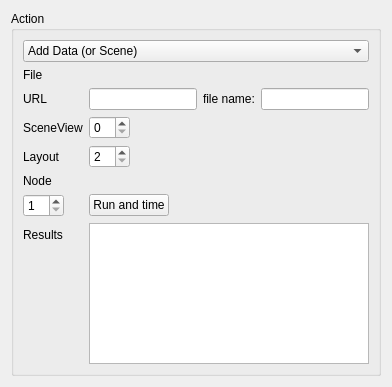
<?xml version="1.0" encoding="UTF-8"?>
<ui version="4.0">
 <class>ScenePerformance</class>
 <widget class="qMRMLWidget" name="ScenePerformance">
  <property name="geometry">
   <rect>
    <x>0</x>
    <y>0</y>
    <width>392</width>
    <height>387</height>
   </rect>
  </property>
  <property name="sizePolicy">
   <sizepolicy hsizetype="Expanding" vsizetype="Preferred">
    <horstretch>0</horstretch>
    <verstretch>0</verstretch>
   </sizepolicy>
  </property>
  <property name="windowTitle">
   <string>Scene Performance</string>
  </property>
  <layout class="QGridLayout" name="gridLayout">
   <item row="0" column="0">
    <widget class="QGroupBox" name="groupBox">
     <property name="title">
      <string>Action</string>
     </property>
     <layout class="QFormLayout" name="formLayout">
      <property name="fieldGrowthPolicy">
       <enum>QFormLayout::ExpandingFieldsGrow</enum>
      </property>
      <item row="1" column="0">
       <widget class="QLabel" name="FileLabel">
        <property name="text">
         <string>File</string>
        </property>
       </widget>
      </item>
      <item row="1" column="1">
       <widget class="ctkPathLineEdit" name="ActionPathLineEdit"/>
      </item>
      <item row="0" column="0" colspan="2">
       <widget class="QComboBox" name="ActionComboBox">
        <item>
         <property name="text">
          <string>Add Data (or Scene)</string>
         </property>
        </item>
        <item>
         <property name="text">
          <string>Restore scene</string>
         </property>
        </item>
        <item>
         <property name="text">
          <string>Close Scene</string>
         </property>
        </item>
        <item>
         <property name="text">
          <string>Switch to Layout</string>
         </property>
        </item>
        <item>
         <property name="text">
          <string>Add (copy of current) node</string>
         </property>
        </item>
        <item>
         <property name="text">
          <string>Modify (current) node</string>
         </property>
        </item>
       </widget>
      </item>
      <item row="2" column="0">
       <widget class="QLabel" name="URLLabel">
        <property name="text">
         <string>URL</string>
        </property>
       </widget>
      </item>
      <item row="7" column="0">
       <widget class="QLabel" name="ResultsLabel">
        <property name="text">
         <string>Results</string>
        </property>
       </widget>
      </item>
      <item row="7" column="1">
       <widget class="QTextEdit" name="ResultsTextEdit">
        <property name="readOnly">
         <bool>true</bool>
        </property>
       </widget>
      </item>
      <item row="4" column="0">
       <widget class="QLabel" name="LayoutLabel">
        <property name="text">
         <string>Layout</string>
        </property>
       </widget>
      </item>
      <item row="4" column="1">
       <widget class="QSpinBox" name="LayoutSpinBox">
        <property name="minimum">
         <number>2</number>
        </property>
        <property name="maximum">
         <number>27</number>
        </property>
       </widget>
      </item>
      <item row="2" column="1">
       <layout class="QHBoxLayout" name="horizontalLayout">
        <item>
         <widget class="QLineEdit" name="URLLineEdit"/>
        </item>
        <item>
         <widget class="QLabel" name="URLFileNameLabel">
          <property name="text">
           <string>file name:</string>
          </property>
         </widget>
        </item>
        <item>
         <widget class="QLineEdit" name="URLFileNameLineEdit"/>
        </item>
       </layout>
      </item>
      <item row="5" column="0">
       <widget class="QLabel" name="MRMLNodeLabel">
        <property name="text">
         <string>Node</string>
        </property>
       </widget>
      </item>
      <item row="5" column="1">
       <widget class="qMRMLNodeComboBox" name="MRMLNodeComboBox">
        <property name="showHidden">
         <bool>true</bool>
        </property>
        <property name="addEnabled">
         <bool>false</bool>
        </property>
        <property name="removeEnabled">
         <bool>false</bool>
        </property>
       </widget>
      </item>
      <item row="6" column="1">
       <widget class="QPushButton" name="TimePushButton">
        <property name="text">
         <string>Run and time</string>
        </property>
       </widget>
      </item>
      <item row="6" column="0">
       <widget class="QSpinBox" name="RepeatSpinBox">
        <property name="minimum">
         <number>1</number>
        </property>
       </widget>
      </item>
      <item row="3" column="0">
       <widget class="QLabel" name="SceneViewLabel">
        <property name="text">
         <string>SceneView</string>
        </property>
       </widget>
      </item>
      <item row="3" column="1">
       <widget class="QSpinBox" name="SceneViewSpinBox"/>
      </item>
     </layout>
    </widget>
   </item>
  </layout>
 </widget>
 <customwidgets>
  <customwidget>
   <class>qMRMLNodeComboBox</class>
   <extends>QWidget</extends>
   <header>qMRMLNodeComboBox.h</header>
  </customwidget>
  <customwidget>
   <class>qMRMLWidget</class>
   <extends>QWidget</extends>
   <header>qMRMLWidget.h</header>
   <container>1</container>
  </customwidget>
  <customwidget>
   <class>ctkPathLineEdit</class>
   <extends>QWidget</extends>
   <header>ctkPathLineEdit.h</header>
  </customwidget>
 </customwidgets>
 <resources/>
 <connections>
  <connection>
   <sender>ScenePerformance</sender>
   <signal>mrmlSceneChanged(vtkMRMLScene*)</signal>
   <receiver>MRMLNodeComboBox</receiver>
   <slot>setMRMLScene(vtkMRMLScene*)</slot>
   <hints>
    <hint type="sourcelabel">
     <x>10</x>
     <y>173</y>
    </hint>
    <hint type="destinationlabel">
     <x>99</x>
     <y>180</y>
    </hint>
   </hints>
  </connection>
 </connections>
</ui>
